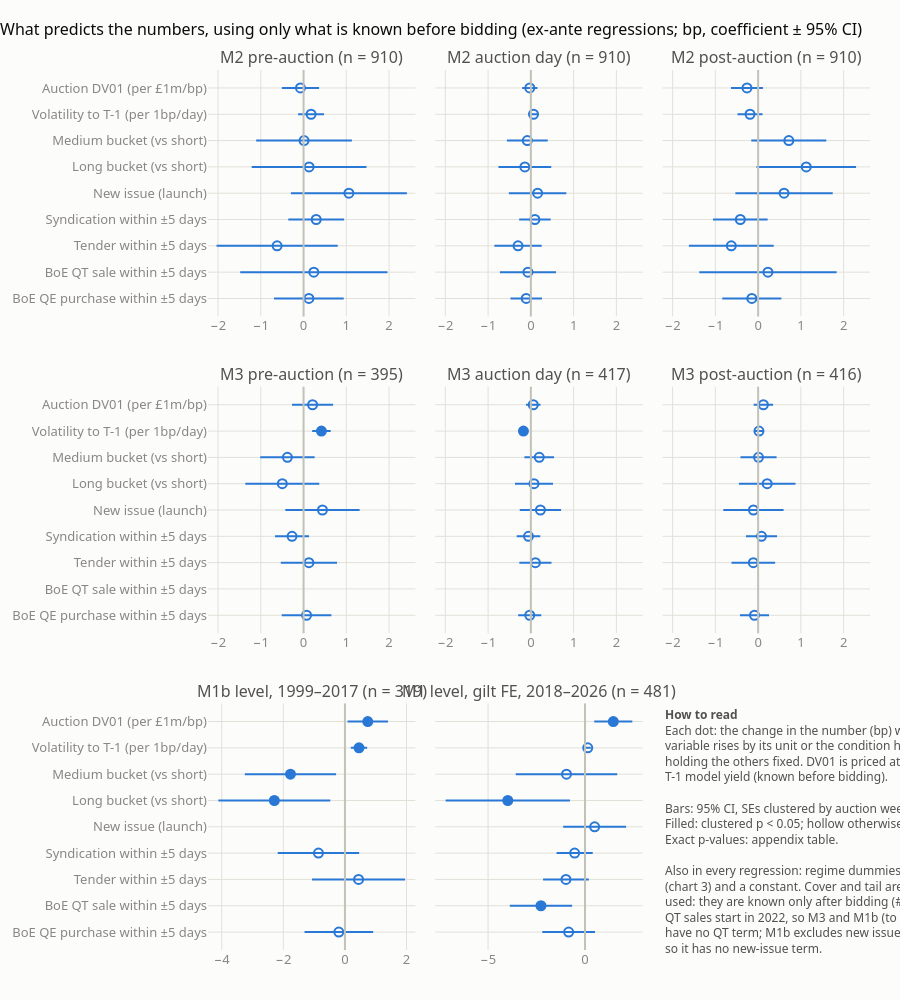

The code cell stored with this chart in its notebook:
### Code cell
fig_s, fig_p = rc.chart_coefficients(C)
plotting.save_pair("report_4_ex_ante_drivers", fig_s, fig_p)
fig_p.show()

### Figure 1 — Plotly figure (JSON) as saved in the notebook; plotly's stock layout.template omitted (floating-point values rounded to 4 significant figures)
{"data": [{"customdata": [[-0.5073, 0.3625, 0.7444, 0.7514], [-0.1262, 0.4781, 0.2542, 0.2045], [-1.109, 1.131, 0.9844, 0.9841], [-1.212, 1.471, 0.8502, 0.8525], [-0.2965, 2.416, 0.1261, 0.1395], [-0.3573, 0.949, 0.375, 0.3699], [-2.035, 0.7985, 0.3927, 0.2971], [-1.481, 1.962, 0.7846, 0.7725], [-0.6912, 0.9398, 0.7652, 0.7472]], "error_x": {"array": [0.4349, 0.3022, 1.12, 1.342, 1.356, 0.6531, 1.417, 1.722, 0.8155], "arrayminus": [0.4349, 0.3022, 1.12, 1.342, 1.356, 0.6531, 1.417, 1.722, 0.8155], "color": "#2a78d6", "symmetric": false, "thickness": 2, "type": "data", "width": 0}, "hovertemplate": "%{y}: %{x:+.2f} bp<br>95% CI [%{customdata[0]:+.2f}, %{customdata[1]:+.2f}]<br>clustered p %{customdata[2]:.3f}; Newey-West p %{customdata[3]:.3f}<extra>M2 pre-auction</extra>", "marker": {"color": "#2a78d6", "line": {"color": "#2a78d6", "width": 2}, "size": 9, "symbol": ["circle-open", "circle-open", "circle-open", "circle-open", "circle-open", "circle-open", "circle-open", "circle-open", "circle-open"]}, "mode": "markers", "showlegend": false, "type": "scatter", "x": [-0.07238, 0.176, 0.0112, 0.1294, 1.06, 0.2958, -0.6181, 0.2402, 0.1243], "xaxis": "x", "y": ["Auction DV01 (per £1m/bp)", "Volatility to T-1 (per 1bp/day)", "Medium bucket (vs short)", "Long bucket (vs short)", "New issue (launch)", "Syndication within ±5 days", "Tender within ±5 days", "BoE QT sale within ±5 days", "BoE QE purchase within ±5 days"], "yaxis": "y"}, {"customdata": [[-0.2024, 0.1547, 0.7934, 0.7968], [-0.0626, 0.1879, 0.3273, 0.3435], [-0.56, 0.3953, 0.7354, 0.7401], [-0.7573, 0.4768, 0.6561, 0.6622], [-0.5138, 0.8301, 0.6448, 0.6734], [-0.2733, 0.4631, 0.6135, 0.633], [-0.8521, 0.2531, 0.2884, 0.316], [-0.7238, 0.5877, 0.8389, 0.8529], [-0.4764, 0.2605, 0.566, 0.5468]], "error_x": {"array": [0.1786, 0.1252, 0.4776, 0.617, 0.672, 0.3682, 0.5526, 0.6557, 0.3684], "arrayminus": [0.1786, 0.1252, 0.4776, 0.617, 0.672, 0.3682, 0.5526, 0.6557, 0.3684], "color": "#2a78d6", "symmetric": false, "thickness": 2, "type": "data", "width": 0}, "hovertemplate": "%{y}: %{x:+.2f} bp<br>95% CI [%{customdata[0]:+.2f}, %{customdata[1]:+.2f}]<br>clustered p %{customdata[2]:.3f}; Newey-West p %{customdata[3]:.3f}<extra>M2 auction day</extra>", "marker": {"color": "#2a78d6", "line": {"color": "#2a78d6", "width": 2}, "size": 9, "symbol": ["circle-open", "circle-open", "circle-open", "circle-open", "circle-open", "circle-open", "circle-open", "circle-open", "circle-open"]}, "mode": "markers", "showlegend": false, "type": "scatter", "x": [-0.02387, 0.06263, -0.08239, -0.1402, 0.1581, 0.09492, -0.2995, -0.06804, -0.1079], "xaxis": "x2", "y": ["Auction DV01 (per £1m/bp)", "Volatility to T-1 (per 1bp/day)", "Medium bucket (vs short)", "Long bucket (vs short)", "New issue (launch)", "Syndication within ±5 days", "Tender within ±5 days", "BoE QT sale within ±5 days", "BoE QE purchase within ±5 days"], "yaxis": "y2"}, {"customdata": [[-0.6345, 0.1127, 0.1716, 0.1504], [-0.4819, 0.1029, 0.2044, 0.186], [-0.1596, 1.595, 0.1093, 0.1035], [-0.03947, 2.29, 0.05868, 0.05406], [-0.5324, 1.744, 0.2971, 0.3092], [-1.056, 0.2226, 0.2019, 0.194], [-1.619, 0.364, 0.2152, 0.2452], [-1.377, 1.836, 0.7796, 0.7494], [-0.8386, 0.5435, 0.6757, 0.618]], "error_x": {"array": [0.3736, 0.2924, 0.8772, 1.165, 1.138, 0.6391, 0.9915, 1.607, 0.6911], "arrayminus": [0.3736, 0.2924, 0.8772, 1.165, 1.138, 0.6391, 0.9915, 1.607, 0.6911], "color": "#2a78d6", "symmetric": false, "thickness": 2, "type": "data", "width": 0}, "hovertemplate": "%{y}: %{x:+.2f} bp<br>95% CI [%{customdata[0]:+.2f}, %{customdata[1]:+.2f}]<br>clustered p %{customdata[2]:.3f}; Newey-West p %{customdata[3]:.3f}<extra>M2 post-auction</extra>", "marker": {"color": "#2a78d6", "line": {"color": "#2a78d6", "width": 2}, "size": 9, "symbol": ["circle-open", "circle-open", "circle-open", "circle-open", "circle-open", "circle-open", "circle-open", "circle-open", "circle-open"]}, "mode": "markers", "showlegend": false, "type": "scatter", "x": [-0.2609, -0.1895, 0.7176, 1.125, 0.606, -0.4165, -0.6275, 0.2294, -0.1475], "xaxis": "x3", "y": ["Auction DV01 (per £1m/bp)", "Volatility to T-1 (per 1bp/day)", "Medium bucket (vs short)", "Long bucket (vs short)", "New issue (launch)", "Syndication within ±5 days", "Tender within ±5 days", "BoE QT sale within ±5 days", "BoE QE purchase within ±5 days"], "yaxis": "y3"}, {"customdata": [[-0.2698, 0.6908, 0.3909, 0.3855], [0.2009, 0.6346, 0.0001862, 0.0001447], [-1.014, 0.2588, 0.2456, 0.2177], [-1.362, 0.3679, 0.2607, 0.2435], [-0.4272, 1.311, 0.3196, 0.2604], [-0.6669, 0.1282, 0.185, 0.209], [-0.5325, 0.7829, 0.7093, 0.7056], [-0.5104, 0.6511, 0.8124, 0.825]], "error_x": {"array": [0.4803, 0.2168, 0.6364, 0.8651, 0.8691, 0.3975, 0.6577, 0.5807], "arrayminus": [0.4803, 0.2168, 0.6364, 0.8651, 0.8691, 0.3975, 0.6577, 0.5807], "color": "#2a78d6", "symmetric": false, "thickness": 2, "type": "data", "width": 0}, "hovertemplate": "%{y}: %{x:+.2f} bp<br>95% CI [%{customdata[0]:+.2f}, %{customdata[1]:+.2f}]<br>clustered p %{customdata[2]:.3f}; Newey-West p %{customdata[3]:.3f}<extra>M3 pre-auction</extra>", "marker": {"color": "#2a78d6", "line": {"color": "#2a78d6", "width": 2}, "size": 9, "symbol": ["circle-open", "circle", "circle-open", "circle-open", "circle-open", "circle-open", "circle-open", "circle-open"]}, "mode": "markers", "showlegend": false, "type": "scatter", "x": [0.2105, 0.4177, -0.3777, -0.4972, 0.4419, -0.2694, 0.1252, 0.07039], "xaxis": "x4", "y": ["Auction DV01 (per £1m/bp)", "Volatility to T-1 (per 1bp/day)", "Medium bucket (vs short)", "Long bucket (vs short)", "New issue (launch)", "Syndication within ±5 days", "Tender within ±5 days", "BoE QE purchase within ±5 days"], "yaxis": "y4"}, {"customdata": [[-0.1129, 0.2261, 0.5131, 0.5415], [-0.2581, -0.08762, 8.453e-05, 5.325e-05], [-0.1504, 0.5435, 0.2675, 0.2663], [-0.3708, 0.5185, 0.745, 0.7627], [-0.2591, 0.707, 0.3641, 0.3067], [-0.3307, 0.2204, 0.6951, 0.6775], [-0.2696, 0.4828, 0.579, 0.5569], [-0.2955, 0.2432, 0.8492, 0.8859]], "error_x": {"array": [0.1695, 0.08526, 0.3469, 0.4447, 0.4831, 0.2755, 0.3762, 0.2693], "arrayminus": [0.1695, 0.08526, 0.3469, 0.4447, 0.4831, 0.2755, 0.3762, 0.2693], "color": "#2a78d6", "symmetric": false, "thickness": 2, "type": "data", "width": 0}, "hovertemplate": "%{y}: %{x:+.2f} bp<br>95% CI [%{customdata[0]:+.2f}, %{customdata[1]:+.2f}]<br>clustered p %{customdata[2]:.3f}; Newey-West p %{customdata[3]:.3f}<extra>M3 auction day</extra>", "marker": {"color": "#2a78d6", "line": {"color": "#2a78d6", "width": 2}, "size": 9, "symbol": ["circle-open", "circle", "circle-open", "circle-open", "circle-open", "circle-open", "circle-open", "circle-open"]}, "mode": "markers", "showlegend": false, "type": "scatter", "x": [0.05662, -0.1729, 0.1966, 0.07383, 0.224, -0.05513, 0.1066, -0.02615], "xaxis": "x5", "y": ["Auction DV01 (per £1m/bp)", "Volatility to T-1 (per 1bp/day)", "Medium bucket (vs short)", "Long bucket (vs short)", "New issue (launch)", "Syndication within ±5 days", "Tender within ±5 days", "BoE QE purchase within ±5 days"], "yaxis": "y5"}, {"customdata": [[-0.1048, 0.3494, 0.2917, 0.2856], [-0.08179, 0.1201, 0.7103, 0.7449], [-0.4132, 0.4314, 0.9664, 0.9675], [-0.4499, 0.8736, 0.5307, 0.5164], [-0.8146, 0.5952, 0.7605, 0.7586], [-0.2845, 0.4417, 0.6714, 0.6795], [-0.6226, 0.398, 0.6666, 0.6922], [-0.4248, 0.2549, 0.6244, 0.6148]], "error_x": {"array": [0.2271, 0.1009, 0.4223, 0.6618, 0.7049, 0.3631, 0.5103, 0.3398], "arrayminus": [0.2271, 0.1009, 0.4223, 0.6618, 0.7049, 0.3631, 0.5103, 0.3398], "color": "#2a78d6", "symmetric": false, "thickness": 2, "type": "data", "width": 0}, "hovertemplate": "%{y}: %{x:+.2f} bp<br>95% CI [%{customdata[0]:+.2f}, %{customdata[1]:+.2f}]<br>clustered p %{customdata[2]:.3f}; Newey-West p %{customdata[3]:.3f}<extra>M3 post-auction</extra>", "marker": {"color": "#2a78d6", "line": {"color": "#2a78d6", "width": 2}, "size": 9, "symbol": ["circle-open", "circle-open", "circle-open", "circle-open", "circle-open", "circle-open", "circle-open", "circle-open"]}, "mode": "markers", "showlegend": false, "type": "scatter", "x": [0.1223, 0.01914, 0.009078, 0.2119, -0.1097, 0.07864, -0.1123, -0.08496], "xaxis": "x6", "y": ["Auction DV01 (per £1m/bp)", "Volatility to T-1 (per 1bp/day)", "Medium bucket (vs short)", "Long bucket (vs short)", "New issue (launch)", "Syndication within ±5 days", "Tender within ±5 days", "BoE QE purchase within ±5 days"], "yaxis": "y6"}, {"customdata": [[0.08396, 1.4, 0.02786, 0.02225], [0.1928, 0.7212, 0.0007941, 0.0009169], [-3.25, -0.2869, 0.01998, 0.01515], [-4.109, -0.4753, 0.01397, 0.01156], [-2.182, 0.4623, 0.2034, 0.214], [-1.068, 1.952, 0.5666, 0.5372], [-1.312, 0.9157, 0.7277, 0.7218]], "error_x": {"array": [0.6578, 0.2642, 1.482, 1.817, 1.322, 1.51, 1.114], "arrayminus": [0.6578, 0.2642, 1.482, 1.817, 1.322, 1.51, 1.114], "color": "#2a78d6", "symmetric": false, "thickness": 2, "type": "data", "width": 0}, "hovertemplate": "%{y}: %{x:+.2f} bp<br>95% CI [%{customdata[0]:+.2f}, %{customdata[1]:+.2f}]<br>clustered p %{customdata[2]:.3f}; Newey-West p %{customdata[3]:.3f}<extra>M1b level, 1999–2017</extra>", "marker": {"color": "#2a78d6", "line": {"color": "#2a78d6", "width": 2}, "size": 9, "symbol": ["circle", "circle", "circle", "circle", "circle-open", "circle-open", "circle-open"]}, "mode": "markers", "showlegend": false, "type": "scatter", "x": [0.7417, 0.457, -1.769, -2.292, -0.8598, 0.4421, -0.198], "xaxis": "x7", "y": ["Auction DV01 (per £1m/bp)", "Volatility to T-1 (per 1bp/day)", "Medium bucket (vs short)", "Long bucket (vs short)", "Syndication within ±5 days", "Tender within ±5 days", "BoE QE purchase within ±5 days"], "yaxis": "y7"}, {"customdata": [[0.477, 2.44, 0.003832, 0.003534], [-0.01971, 0.301, 0.08656, 0.1337], [-3.572, 1.661, 0.4747, 0.4519], [-7.186, -0.7789, 0.01536, 0.01071], [-1.125, 2.117, 0.5495, 0.5772], [-1.468, 0.3981, 0.262, 0.3298], [-2.164, 0.1985, 0.1039, 0.1294], [-3.877, -0.6668, 0.00585, 0.001952], [-2.204, 0.5143, 0.224, 0.2231]], "error_x": {"array": [0.9817, 0.1603, 2.617, 3.204, 1.621, 0.9329, 1.181, 1.605, 1.359], "arrayminus": [0.9817, 0.1603, 2.617, 3.204, 1.621, 0.9329, 1.181, 1.605, 1.359], "color": "#2a78d6", "symmetric": false, "thickness": 2, "type": "data", "width": 0}, "hovertemplate": "%{y}: %{x:+.2f} bp<br>95% CI [%{customdata[0]:+.2f}, %{customdata[1]:+.2f}]<br>clustered p %{customdata[2]:.3f}; Newey-West p %{customdata[3]:.3f}<extra>M1 level, gilt FE, 2018–2026</extra>", "marker": {"color": "#2a78d6", "line": {"color": "#2a78d6", "width": 2}, "size": 9, "symbol": ["circle", "circle-open", "circle-open", "circle", "circle-open", "circle-open", "circle-open", "circle", "circle-open"]}, "mode": "markers", "showlegend": false, "type": "scatter", "x": [1.459, 0.1406, -0.9555, -3.983, 0.4955, -0.5348, -0.9829, -2.272, -0.8446], "xaxis": "x8", "y": ["Auction DV01 (per £1m/bp)", "Volatility to T-1 (per 1bp/day)", "Medium bucket (vs short)", "Long bucket (vs short)", "New issue (launch)", "Syndication within ±5 days", "Tender within ±5 days", "BoE QT sale within ±5 days", "BoE QE purchase within ±5 days"], "yaxis": "y8"}], "layout": {"annotations": [{"font": {"size": 16}, "showarrow": false, "text": "M2 pre-auction (n = 910)", "x": 0.1567, "xanchor": "center", "xref": "paper", "y": 1.0, "yanchor": "bottom", "yref": "paper"}, {"font": {"size": 16}, "showarrow": false, "text": "M2 auction day (n = 910)", "x": 0.5, "xanchor": "center", "xref": "paper", "y": 1.0, "yanchor": "bottom", "yref": "paper"}, {"font": {"size": 16}, "showarrow": false, "text": "M2 post-auction (n = 910)", "x": 0.8433, "xanchor": "center", "xref": "paper", "y": 1.0, "yanchor": "bottom", "yref": "paper"}, {"font": {"size": 16}, "showarrow": false, "text": "M3 pre-auction (n = 395)", "x": 0.1567, "xanchor": "center", "xref": "paper", "y": 0.64, "yanchor": "bottom", "yref": "paper"}, {"font": {"size": 16}, "showarrow": false, "text": "M3 auction day (n = 417)", "x": 0.5, "xanchor": "center", "xref": "paper", "y": 0.64, "yanchor": "bottom", "yref": "paper"}, {"font": {"size": 16}, "showarrow": false, "text": "M3 post-auction (n = 416)", "x": 0.8433, "xanchor": "center", "xref": "paper", "y": 0.64, "yanchor": "bottom", "yref": "paper"}, {"font": {"size": 16}, "showarrow": false, "text": "M1b level, 1999–2017 (n = 319)", "x": 0.1567, "xanchor": "center", "xref": "paper", "y": 0.28, "yanchor": "bottom", "yref": "paper"}, {"font": {"size": 16}, "showarrow": false, "text": "M1 level, gilt FE, 2018–2026 (n = 481)", "x": 0.5, "xanchor": "center", "xref": "paper", "y": 0.28, "yanchor": "bottom", "yref": "paper"}, {"align": "left", "font": {"color": "#52514e", "size": 12}, "showarrow": false, "text": "<b>How to read</b><br>Each dot: the change in the number (bp) when the<br>variable rises by its unit or the condition holds,<br>holding the others fixed. DV01 is priced at the<br>T-1 model yield (known before bidding).<br><br>Bars: 95% CI, SEs clustered by auction week.<br>Filled: clustered p < 0.05; hollow otherwise.<br>Exact p-values: appendix table.<br><br>Also in every regression: regime dummies<br>(chart 3) and a constant. Cover and tail are not<br>used: they are known only after bidding (#19).<br>QT sales start in 2022, so M3 and M1b (to 2017)<br>have no QT term; M1b excludes new issues by rule,<br>so it has no new-issue term.", "x": 0.6867, "xanchor": "left", "xref": "paper", "y": 0.28, "yanchor": "top", "yref": "paper"}], "height": 1000, "shapes": [{"line": {"color": "#c3c2b7"}, "type": "line", "x0": 0, "x1": 0, "xref": "x", "y0": 0, "y1": 1, "yref": "y domain"}, {"line": {"color": "#c3c2b7"}, "type": "line", "x0": 0, "x1": 0, "xref": "x2", "y0": 0, "y1": 1, "yref": "y2 domain"}, {"line": {"color": "#c3c2b7"}, "type": "line", "x0": 0, "x1": 0, "xref": "x3", "y0": 0, "y1": 1, "yref": "y3 domain"}, {"line": {"color": "#c3c2b7"}, "type": "line", "x0": 0, "x1": 0, "xref": "x4", "y0": 0, "y1": 1, "yref": "y4 domain"}, {"line": {"color": "#c3c2b7"}, "type": "line", "x0": 0, "x1": 0, "xref": "x5", "y0": 0, "y1": 1, "yref": "y5 domain"}, {"line": {"color": "#c3c2b7"}, "type": "line", "x0": 0, "x1": 0, "xref": "x6", "y0": 0, "y1": 1, "yref": "y6 domain"}, {"line": {"color": "#c3c2b7"}, "type": "line", "x0": 0, "x1": 0, "xref": "x7", "y0": 0, "y1": 1, "yref": "y7 domain"}, {"line": {"color": "#c3c2b7"}, "type": "line", "x0": 0, "x1": 0, "xref": "x8", "y0": 0, "y1": 1, "yref": "y8 domain"}], "title": {"text": "What predicts the numbers, using only what is known before bidding (ex-ante regressions; bp, coefficient ± 95% CI)"}, "xaxis": {"anchor": "y", "domain": [0.0, 0.3133], "range": [-2.235, 2.616]}, "xaxis2": {"anchor": "y2", "domain": [0.3433, 0.6567], "range": [-2.235, 2.616]}, "xaxis3": {"anchor": "y3", "domain": [0.6867, 1.0], "range": [-2.235, 2.616]}, "xaxis4": {"anchor": "y4", "domain": [0.0, 0.3133], "range": [-2.235, 2.616]}, "xaxis5": {"anchor": "y5", "domain": [0.3433, 0.6567], "range": [-2.235, 2.616]}, "xaxis6": {"anchor": "y6", "domain": [0.6867, 1.0], "range": [-2.235, 2.616]}, "xaxis7": {"anchor": "y7", "domain": [0.0, 0.3133]}, "xaxis8": {"anchor": "y8", "domain": [0.3433, 0.6567]}, "xaxis9": {"anchor": "y9", "domain": [0.6867, 1.0], "visible": false}, "yaxis": {"anchor": "x", "categoryarray": ["BoE QE purchase within ±5 days", "BoE QT sale within ±5 days", "Tender within ±5 days", "Syndication within ±5 days", "New issue (launch)", "Long bucket (vs short)", "Medium bucket (vs short)", "Volatility to T-1 (per 1bp/day)", "Auction DV01 (per £1m/bp)"], "categoryorder": "array", "domain": [0.72, 1.0]}, "yaxis2": {"anchor": "x2", "categoryarray": ["BoE QE purchase within ±5 days", "BoE QT sale within ±5 days", "Tender within ±5 days", "Syndication within ±5 days", "New issue (launch)", "Long bucket (vs short)", "Medium bucket (vs short)", "Volatility to T-1 (per 1bp/day)", "Auction DV01 (per £1m/bp)"], "categoryorder": "array", "domain": [0.72, 1.0], "matches": "y", "showticklabels": false}, "yaxis3": {"anchor": "x3", "categoryarray": ["BoE QE purchase within ±5 days", "BoE QT sale within ±5 days", "Tender within ±5 days", "Syndication within ±5 days", "New issue (launch)", "Long bucket (vs short)", "Medium bucket (vs short)", "Volatility to T-1 (per 1bp/day)", "Auction DV01 (per £1m/bp)"], "categoryorder": "array", "domain": [0.72, 1.0], "matches": "y", "showticklabels": false}, "yaxis4": {"anchor": "x4", "categoryarray": ["BoE QE purchase within ±5 days", "BoE QT sale within ±5 days", "Tender within ±5 days", "Syndication within ±5 days", "New issue (launch)", "Long bucket (vs short)", "Medium bucket (vs short)", "Volatility to T-1 (per 1bp/day)", "Auction DV01 (per £1m/bp)"], "categoryorder": "array", "domain": [0.36, 0.64]}, "yaxis5": {"anchor": "x5", "categoryarray": ["BoE QE purchase within ±5 days", "BoE QT sale within ±5 days", "Tender within ±5 days", "Syndication within ±5 days", "New issue (launch)", "Long bucket (vs short)", "Medium bucket (vs short)", "Volatility to T-1 (per 1bp/day)", "Auction DV01 (per £1m/bp)"], "categoryorder": "array", "domain": [0.36, 0.64], "matches": "y4", "showticklabels": false}, "yaxis6": {"anchor": "x6", "categoryarray": ["BoE QE purchase within ±5 days", "BoE QT sale within ±5 days", "Tender within ±5 days", "Syndication within ±5 days", "New issue (launch)", "Long bucket (vs short)", "Medium bucket (vs short)", "Volatility to T-1 (per 1bp/day)", "Auction DV01 (per £1m/bp)"], "categoryorder": "array", "domain": [0.36, 0.64], "matches": "y4", "showticklabels": false}, "yaxis7": {"anchor": "x7", "categoryarray": ["BoE QE purchase within ±5 days", "BoE QT sale within ±5 days", "Tender within ±5 days", "Syndication within ±5 days", "New issue (launch)", "Long bucket (vs short)", "Medium bucket (vs short)", "Volatility to T-1 (per 1bp/day)", "Auction DV01 (per £1m/bp)"], "categoryorder": "array", "domain": [0.0, 0.28]}, "yaxis8": {"anchor": "x8", "categoryarray": ["BoE QE purchase within ±5 days", "BoE QT sale within ±5 days", "Tender within ±5 days", "Syndication within ±5 days", "New issue (launch)", "Long bucket (vs short)", "Medium bucket (vs short)", "Volatility to T-1 (per 1bp/day)", "Auction DV01 (per £1m/bp)"], "categoryorder": "array", "domain": [0.0, 0.28], "matches": "y7", "showticklabels": false}, "yaxis9": {"anchor": "x9", "categoryarray": ["BoE QE purchase within ±5 days", "BoE QT sale within ±5 days", "Tender within ±5 days", "Syndication within ±5 days", "New issue (launch)", "Long bucket (vs short)", "Medium bucket (vs short)", "Volatility to T-1 (per 1bp/day)", "Auction DV01 (per £1m/bp)"], "categoryorder": "array", "domain": [0.0, 0.28], "matches": "y7", "showticklabels": false, "visible": false}}}
